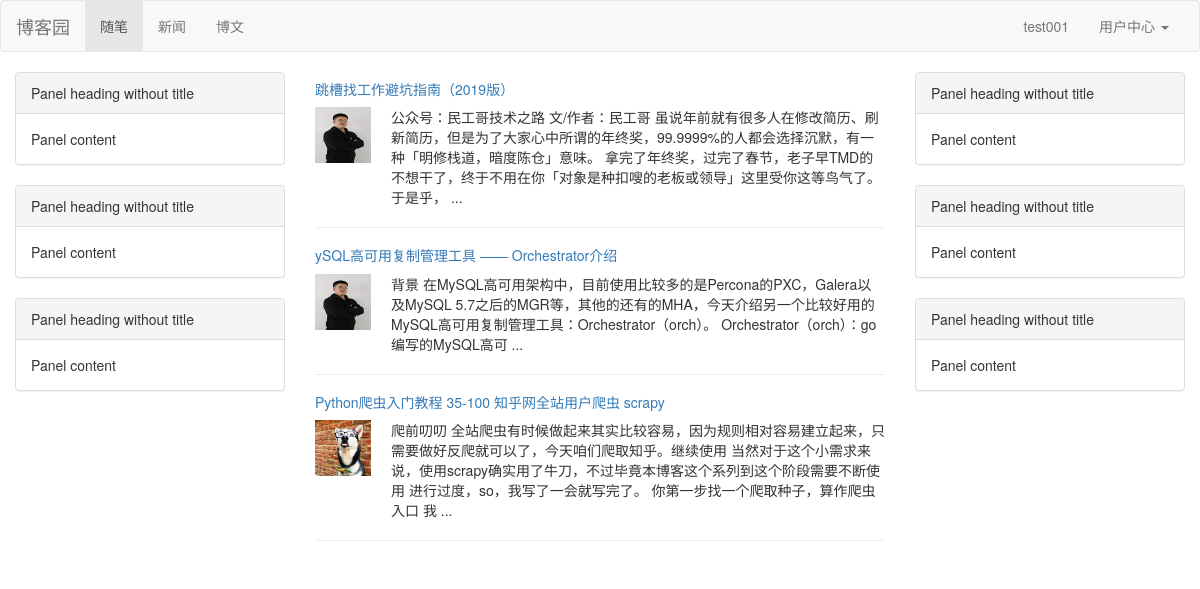
The page /index/ (signed in) on the database its author committed.
### blog/models.py (models this page shows, shortened)
class UserInfo(AbstractUser):
    nid = models.AutoField(primary_key=True)
    telephone = models.CharField(max_length=11, null=True, unique=True)
    avatar = models.FileField(upload_to='avatars/', default="/avatars/default.png")
    create_time = models.DateTimeField(verbose_name='创建时间', auto_now_add=True)
    blog = models.OneToOneField(to='Blog', to_field='nid', null=True, on_delete=models.CASCADE)

class Article(models.Model):
    nid = models.AutoField(primary_key=True)
    title = models.CharField(max_length=50, verbose_name='文章标题')
    desc = models.CharField(max_length=255, verbose_name='文章描述')
    create_time = models.DateTimeField(verbose_name='创建时间', auto_now_add=True)
    content = models.TextField()
    comment_count = models.IntegerField(default=0)
    up_count = models.IntegerField(default=0)
    down_count = models.IntegerField(default=0)
    user = models.ForeignKey(verbose_name='作者', to='UserInfo', to_field='nid', on_delete=models.CASCADE)
    category = models.ForeignKey(to='Category', to_field='nid', null=True, on_delete=models.CASCADE)
    tags = models.ManyToManyField(
        to="Tag",
        through='Article2Tag',
        through_fields=('article', 'tag'),
    )

### blog/views.py (the view)
# urls.py: path('index/', views.index, name='index'),
def index(request):
    article_list = models.Article.objects.all()
    return render(request, 'blog/index.html', {"article_list": article_list})

### templates/blog/index.html (shortened to what this page needs)
<!DOCTYPE html>
<html lang="en">
<head>
    <link rel="stylesheet" href="/static/css/bootstrap.min.css">
</head>
<body>
{% load staticfiles %}
<nav class="navbar navbar-default">
    <div class="container-fluid">
        <div class="navbar-header">
            <a class="navbar-brand" href="#">博客园</a>
        </div>
        <div class="collapse navbar-collapse" id="bs-example-navbar-collapse-1">
            <ul class="nav navbar-nav">
                <li class="active"><a href="#">随笔 <span class="sr-only">(current)</span></a></li>
                <li><a href="#">新闻</a></li>
                <li><a href="#">博文</a></li>
            </ul>
            <ul class="nav navbar-nav navbar-right">
                {% if request.user.is_authenticated %}
                    <li><a href="#">{{ request.user.username }}</a></li>
                    <li class="dropdown">
                        <a href="#" class="dropdown-toggle" data-toggle="dropdown" role="button" aria-haspopup="true"
                           aria-expanded="false">用户中心 <span class="caret"></span></a>
                    </li>
                {% else %}
                    <li><a href="/login/">登录</a></li>
                    <li><a href="/register/">注册</a></li>
                {% endif %}
            </ul>
        </div>
    </div>
</nav>
<div class="container-fluid">
    <div class="row">
        <div class="col-md-3">
            <div class="panel panel-default">
                <div class="panel-heading">Panel heading without title</div>
                <div class="panel-body">
                    Panel content
                </div>
            </div>
            <div class="panel panel-default">
                <div class="panel-heading">Panel heading without title</div>
                <div class="panel-body">
                    Panel content
                </div>
            </div>
            <div class="panel panel-default">
                <div class="panel-heading">Panel heading without title</div>
                <div class="panel-body">
                    Panel content
                </div>
            </div>
        </div>
        <div class="col-md-6">
            <div class="aritcle_list">
                {% for article in article_list %}
                    <div class="article-item">
                        <h5><a href="">{{ article.title }}</a></h5>
                        <div class="article-desc">
                    <span class="media-left">
                        <a href=""><img width="56" height="56" src="media/{{ article.user.avatar }}" alt=""></a>
                    </span>
                            <span class="media-right">
                        {{ article.desc }}
                    </span>
                        </div>
                    </div>
                    <hr>
                {% endfor %}
            </div>
        </div>
        <div class="col-md-3">
            <div class="panel panel-default">
                <div class="panel-heading">Panel heading without title</div>
                <div class="panel-body">
                    Panel content
                </div>
            </div>
            <div class="panel panel-default">
                <div class="panel-heading">Panel heading without title</div>
                <div class="panel-body">
                    Panel content
                </div>
            </div>
            <div class="panel panel-default">
                <div class="panel-heading">Panel heading without title</div>
                <div class="panel-body">
                    Panel content
                </div>
            </div>
        </div>
    </div>
</div>
</body>
</html>

### rows shown on the page
UserInfo: user.username "test001"
Article: title "跳槽找工作避坑指南（2019版）", user.avatar (picture), desc "公众号：民工哥技术之路 文/作者：民工哥 虽说年前就有很多人在修改简历、刷新简历，但是为了大家心中所谓的年终奖，99.9999%的人都会选择沉默，有一种「明修栈道，暗度陈仓」意味。 拿完了年终奖，过完了春节，老子早TMD的不想干了，终于不用在你「对象是种扣嗖的老板或领导」这里受你这等鸟气了。于是乎， ..."
Article: title "ySQL高可用复制管理工具 —— Orchestrator介绍", user.avatar (picture), desc "背景 在MySQL高可用架构中，目前使用比较多的是Percona的PXC，Galera以及MySQL 5.7之后的MGR等，其他的还有的MHA，今天介绍另一个比较好用的MySQL高可用复制管理工具：Orchestrator（orch）。 Orchestrator（orch）：go编写的MySQL高可 ..."
Article: title "Python爬虫入门教程 35-100 知乎网全站用户爬虫 scrapy", user.avatar (picture), desc "爬前叨叨 全站爬虫有时候做起来其实比较容易，因为规则相对容易建立起来，只需要做好反爬就可以了，今天咱们爬取知乎。继续使用 当然对于这个小需求来说，使用scrapy确实用了牛刀，不过毕竟本博客这个系列到这个阶段需要不断使用 进行过度，so，我写了一会就写完了。 你第一步找一个爬取种子，算作爬虫入口 我 ..."
